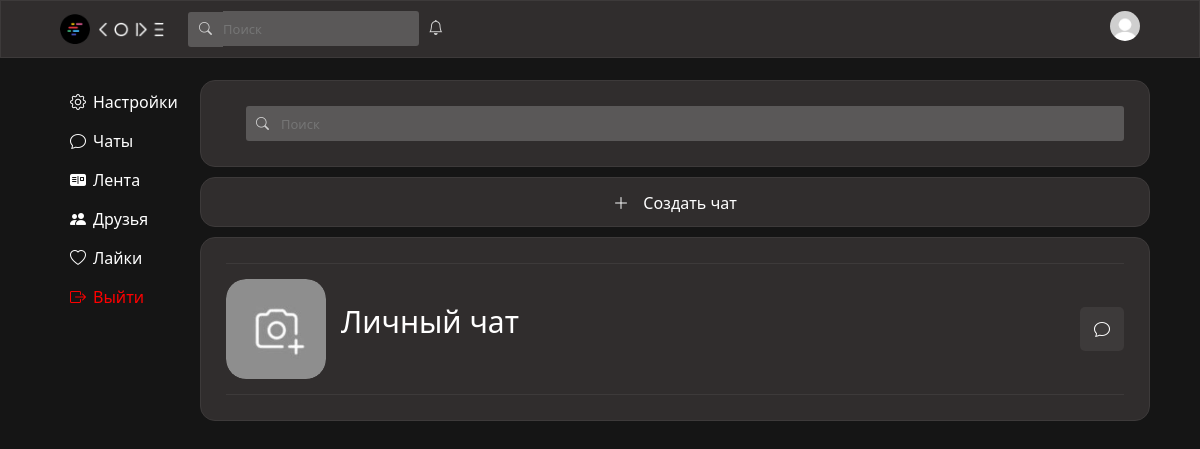
The app's page /chats (signed in), older data.
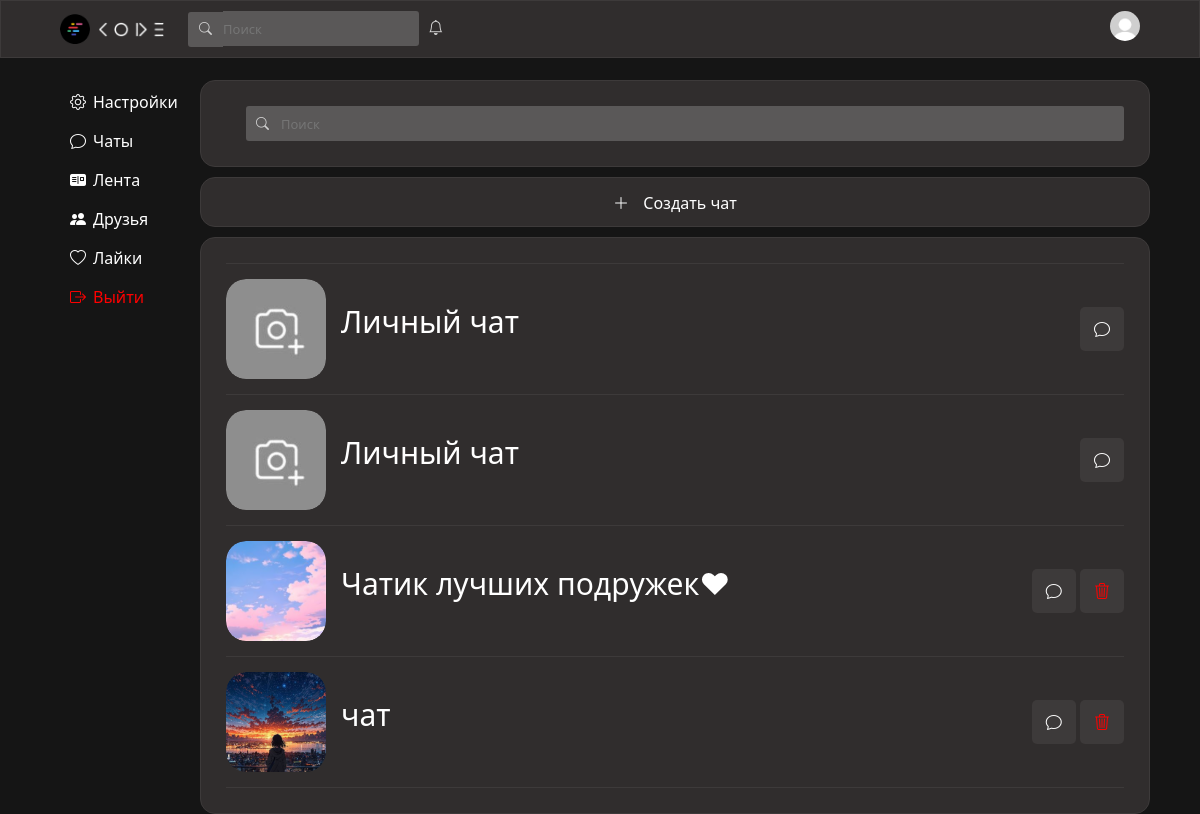
The same page, newer data.
### data/private_chats.py (models this page shows)
class PrivateChat(SqlAlchemyBase, SerializerMixin):
    __tablename__ = "private_chats"
    id = sqlalchemy.Column(sqlalchemy.Integer, primary_key=True, autoincrement=True)
    members = sqlalchemy.Column(sqlalchemy.String)
    chat_name = sqlalchemy.Column(sqlalchemy.String)
    chat_avatar = sqlalchemy.Column(sqlalchemy.String)
    comments = sqlalchemy.Column(sqlalchemy.String)
    modified_date = sqlalchemy.Column(sqlalchemy.DateTime, default=datetime.datetime.now)
    private_chat_with_friend = sqlalchemy.Column(sqlalchemy.Boolean, default=False)

### server.py (the view)
@app.route("/chats", methods=["GET", "POST"])
def chats():
    if not current_user.is_authenticated:
        return redirect("/")
    form = SerchUserForm()
    if form.validate_on_submit():
        return redirect(f"/id/{form.serch_user_id.data}")
    db_sess = db_session.create_session()
    private_chat_ids = current_user.private_chat_ids
    chats = []
    if private_chat_ids:
        for i in private_chat_ids.split(","):
            chat = db_sess.query(PrivateChat).filter(PrivateChat.id == int(i)).first()
            if chat:
                chats.append(chat)
    print(chats)
    friend_requests = current_user.friends_requests
    friends_from_request = []
    if friend_requests:
        for i in friend_requests.split(","):
            friends_from_request.append(db_sess.query(User).filter(User.id == int(i)).first())
    html = f.render_template(r"chats.html",
                            form=form,
                            ClientId = f'/id/{current_user.id}',
                            chats=chats,
                            friends_from_request = friends_from_request,
                            seeFilter = False)
    return html

### forms/serch_user.py
class SerchUserForm(FlaskForm):
    serch_user_id = StringField()

### data/db_session.py (called while the page is built)
def create_session() -> Session:
    global __factory
    return __factory()

### server.py (called while the page is built)
@login_manager.user_loader
def load_user(user_id):
    db_sess = db_session.create_session()
    return db_sess.query(User).get(user_id)

### templates/chats.html (shortened to what this page needs)
{% extends "base.html" %}
{% block content %}
                <div class="search-friends-div">
                    <form style="width: 100%; display: flex; flex-direction: row;" class="serch-form" method="post" id="friend-form">
                        <i class="bi bi-search serch-img"></i><input class="serch friends-serch" type="text" placeholder="Поиск">
                    </form>
                </div>
                <div id="createChat" class="create-post-div">
                    <a href="/create_chat" class="create-post-button">
                        <i style="margin-right: 10px;" class="bi bi-plus-lg"></i>
                        <span style="line-height: 50px;">Создать чат</span>
                    </a>
                </div>
                <div class="friends-div">
                    {% for i in chats %}
                        {% if i.comments or not i.private_chat_with_friend%}
                        <div class="friend-info">
                            <div class="avatar-and-name-friend">
                                <div style="border-radius: 20%;" class="friend-avatar-box">
                                    <img style="border-radius: 20%;" class="friend-avatar" {% if i.chat_avatar %} src="{{i.chat_avatar}}" {% else %} src="..\static\img\chat.png" {% endif %} alt="">
                                </div>
                                <p style="max-width: 525px;" class="name-friend">{{i.chat_name}}</p>
                            </div>
                            <div class="block-with-buttons-actFriend">
                                <a href="/private_chat/{{i.id}}"><div data-tooltip="Написать" class="button-act-with-friend"><i class="bi bi-chat"></i></div></a>
                                {% if not i.private_chat_with_friend %}
                                <a id="del-link" data-chat_id="{{i.id}}"><div data-tooltip="Удалить чат" class="button-act-with-friend trash-friend-button"><i class="bi bi-trash3"></i></div></a>
                                {% endif %}
                            </div>
                        </div>
                        {% endif %}
                    {% endfor %}
                </div>
{% endblock %}

### templates/base.html (shortened to what this page needs)
<!DOCTYPE html>
<html lang="en">
<head>
    <link rel="stylesheet"
    href="https://cdn.jsdelivr.net/npm/bootstrap@5.0.0-beta1/dist/css/bootstrap.min.css"
>
        <link href="https://cdn.jsdelivr.net/npm/bootstrap@5.3.2/dist/css/bootstrap.min.css" rel="stylesheet">
    <link rel="stylesheet" href="https://cdn.jsdelivr.net/npm/bootstrap-icons@1.8.1/font/bootstrap-icons.css">
    <link rel="stylesheet" type="text/css" href="../static/css/style.css" />
</head>
<body>
    <header style="z-index: 99999999;">
        <div class="wrapper">
            <div style="text-align: left;">
                <img src="../static/img/logo.png" class="logo">
                <img src="../static/img/name.png" class="name">
                <form class="serch-form" method="post">
                    <i class="bi bi-search serch-img"></i>{{ form.serch_user_id(id="serch", class="serch", style="padding: 0px;", placeholder="Поиск") }}
                </form>
                <div style="display: inline-block; position: relative;">
                    <i onclick="event.stopPropagation()" class="bi bi-bell bell-style"></i>
                </div>
            </div>
            <div style="text-align: right; min-width: 30px;">
                <div class="avatar-box-heder">
                    {% if current_user.img_avatar %}
                        <a id="avatar-img-heder-linck" href={{ClientId}}><img class="avatar-img-heder" src="{{current_user.img_avatar}}" alt=""></a>
                    {% else %}
                        <a id="avatar-img-heder-linck" href={{ClientId}}><img class="avatar-img-heder" src="../static/img/avatar.jpg"></a>
                    {% endif %}
                </div>
            </div>
        </div>
    </header>
    <main>
        <div class="something">
            <div class="menu">
                <ul>
                    <li class="menu-li"><a href="/settings"><i style="margin-right: 7px;" class="bi bi-gear"></i>Настройки</a></li>
                    <li class="menu-li"><a href="/chats"><i style="margin-right: 7px;" class="bi bi-chat"></i>Чаты</a></li>
                    <li class="menu-li"><a href="/main"><i style="margin-right: 7px;" class="bi bi-postcard-fill"></i>Лента</a></li>
                    <li class="menu-li"><a href="/friends"><i style="margin-right: 7px;" class="bi bi-people-fill"></i>Друзья</a></li>
                    <li class="menu-li"><a href="/likes"><i style="margin-right: 7px;" class="bi bi-heart"></i>Лайки</a></li>
                    {% if current_user.is_authenticated %}
                        <li style="color: red;" class="menu-li"><a style="color: red;" href="/logout"><i style="margin-right: 7px; color: red;" class="bi bi-box-arrow-right"></i>Выйти</a></li>
                    {% endif %}
                </ul>
            </div>
            <div class="user-info">
                {% block content %}{% endblock %}
            </div>
        </div>
    </main>
</body>
</html>

### static/css/style.css (style rules this page uses)
body { background-color: #151515; }
.wrapper { display: flex; justify-content: space-between; padding: 10px; width: 1100px; }
.logo { height: 30px; width: auto; margin-right: 5px; }
.name { width: auto; height:15px; }
.serch-form { display: inline-block; }
.serch { box-sizing: border-box; border: none; background-color: #5a5858; color: lightgray; outline: 0; border-radius: 0px 3px 3px 0px; height: 35px; font-size: 13px; }
.serch-img { position: relative; display: inline-block; background-color: #5a5858; color: lightgray; border-radius: 3px 0px 0px 3px; height: 35px; width: 35px; text-align: center; line-height: 35px; font-size: 13px; margin-left: 20px; }
.bell-style { color: lightgray; margin-left: 5px; font-size: 15px; }
main { margin-top: 70px; display: flex; flex-direction: column; align-items: center; min-width: 1100px; }
.avatar-img-heder { position: absolute; top:50%; left:50%; transform:translate(-50%,-50%); width:30px; height:30px; object-fit:cover; }
.avatar-box-heder { position: relative; overflow:hidden; width:30px; height:30px; border-radius: 50%; }
.create-post-div { width: 950px; height: 50px; background-color: #302d2d; border: 1px solid #3d3a3a; border-radius: 15px; margin-top: 10px; text-align: center; }
.create-post-button, .create-post-span { color: white; text-decoration: none; }
.user-info { display: flex; flex-direction: column; align-items: center; }
.menu { width: 145px; margin-right: 5px; }
.menu-li { list-style-type: none; }
.menu-li:not(:last-child) { margin-bottom: 5px; }
.menu-li a, .menu-li p { display: block; color: white; border-radius: 5px; text-decoration: none; padding: 5px; }
.menu ul { margin-top: 15px; padding-left: 15px; }
.something { box-sizing: border-box; display: flex; flex-direction: row; justify-content: center; width: 1100px; }
header { top:0; position: fixed; display: flex; justify-content: center; background-color: #302d2d; border: 1px solid #3d3a3a; left: 0; right: 0; }
.search-friends-div { width: 950px; background-color: #302d2d; border: 1px solid #3d3a3a; border-radius: 15px; margin-top: 10px; padding: 25px; }
.friends-serch { width: 100%; }
.friends-div { width: 950px; background-color: #302d2d; border: 1px solid #3d3a3a; border-radius: 15px; margin-top: 10px; padding: 25px; }
.friend-info { display: flex; flex-direction: row; justify-content: space-between; border-top: 1px solid #3d3a3a; padding: 15px 0; width: 100%; align-items: center; }
.friend-info:last-child { border-bottom: 1px solid #3d3a3a; }
.friend-avatar-box { position: relative; overflow:hidden; width:100px; height:100px; border-radius: 50%; }
.friend-avatar { position: absolute; top:50%; left:50%; transform:translate(-50%,-50%); width:100px; height:100px; object-fit:cover; }
.name-friend { display: inline-block; font-size: 30px; max-width: 225px; overflow: hidden; white-space: nowrap; color: white; padding-left: 15px; }
.button-act-with-friend { display: inline-block; color: white; background-color: #3d3a3a; padding: 10px 14px; border-radius: 5px; }
.trash-friend-button { color: red; }
.block-with-buttons-actFriend { width: 200px; text-align: right; }
.avatar-and-name-friend { display: flex; flex-direction: row; align-items: center; }
[data-tooltip] { position: relative; }

Row changes from the older to the newer data that the page shows:
added PrivateChat: chat_name "Личный чат"
added PrivateChat: shows a picture, chat_name "Чатик лучших подружек♥"
added PrivateChat: shows a picture, chat_name "чат"
